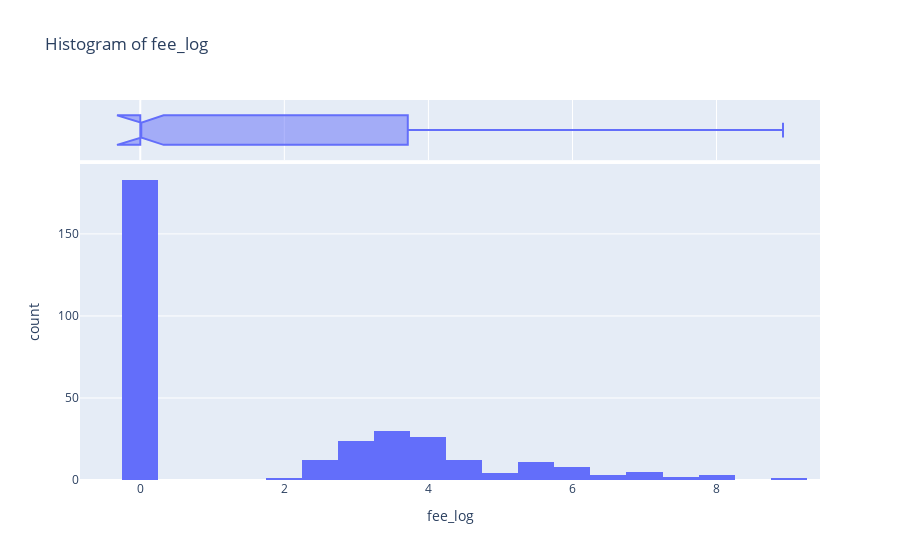

The notebook cell saved with this chart:
### Code cell
univariate('fee_log', outliers = 'yes')

### Figure 1 — Plotly figure (JSON) as saved in the notebook; plotly's stock layout.template omitted (floating-point values rounded to 4 significant figures; data arrays with more than 128 entries replaced by an {"elided": "..."} marker saying what was removed)
{"data": [{"alignmentgroup": "True", "bingroup": "x", "hovertemplate": "fee_log=%{x}<br>count=%{y}<extra></extra>", "legendgroup": "", "marker": {"color": "#636efa", "pattern": {"shape": ""}}, "name": "", "nbinsx": 18, "offsetgroup": "", "orientation": "v", "showlegend": false, "type": "histogram", "x": {"elided": "325 float values"}, "xaxis": "x", "yaxis": "y"}, {"alignmentgroup": "True", "hovertemplate": "<b>%{hovertext}</b><br><br>fee_log=%{x}<extra></extra>", "hovertext": {"elided": "325 str values"}, "legendgroup": "", "marker": {"color": "#636efa"}, "name": "", "notched": true, "offsetgroup": "", "showlegend": false, "type": "box", "x": {"elided": "325 float values"}, "xaxis": "x2", "yaxis": "y2"}], "layout": {"autosize": true, "barmode": "relative", "legend": {"tracegroupgap": 0}, "title": {"text": "Histogram of fee_log"}, "xaxis": {"anchor": "y", "autorange": true, "domain": [0, 1], "range": [-0.8371, 9.436], "title": {"text": "fee_log"}, "type": "linear"}, "xaxis2": {"anchor": "y2", "autorange": true, "domain": [0, 1], "matches": "x", "range": [-0.8371, 9.436], "showgrid": true, "showticklabels": false, "type": "linear"}, "yaxis": {"anchor": "x", "autorange": true, "domain": [0, 0.8316], "range": [0, 192.6], "title": {"text": "count"}}, "yaxis2": {"anchor": "x2", "autorange": true, "domain": [0.8416, 1], "matches": "y2", "range": [-0.5, 0.5], "showgrid": false, "showline": false, "showticklabels": false, "ticks": "", "type": "category"}}}
